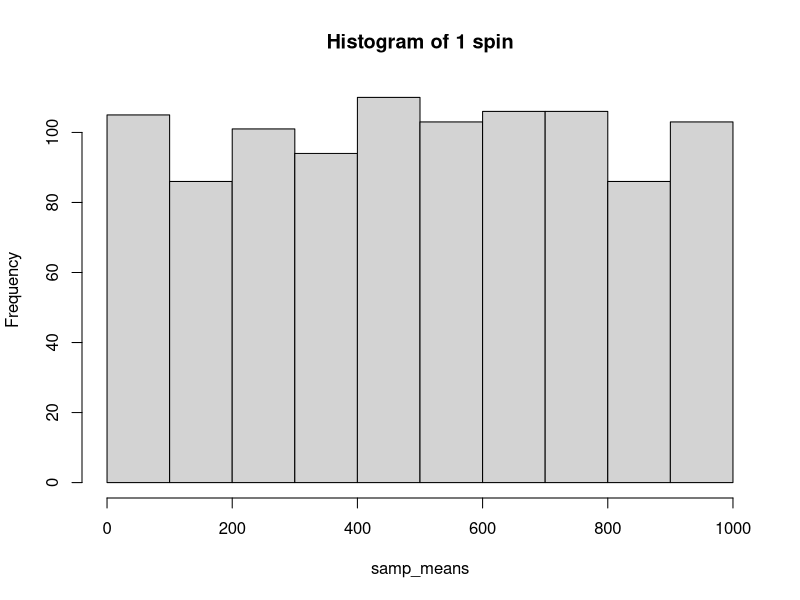
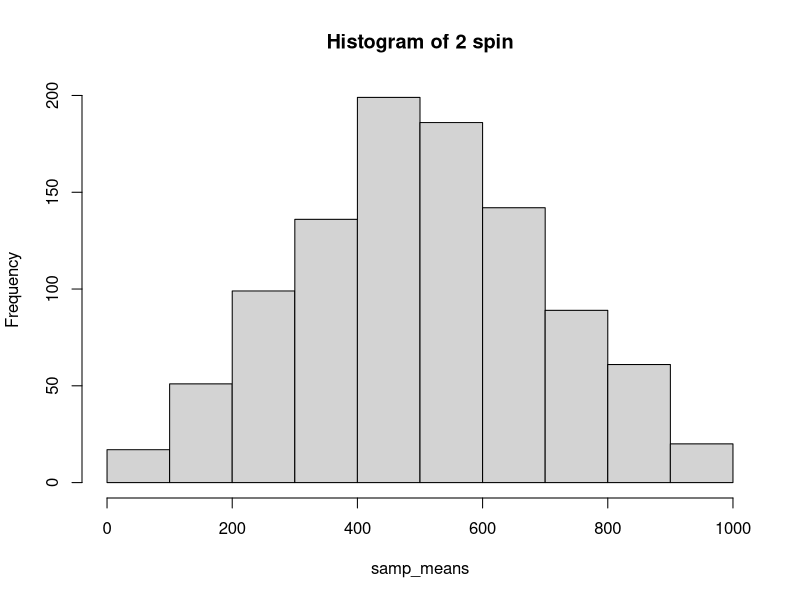
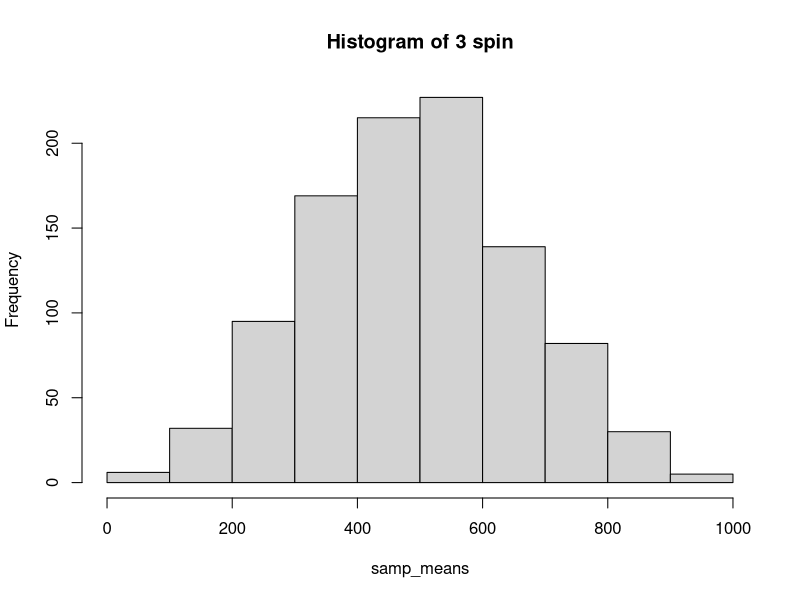
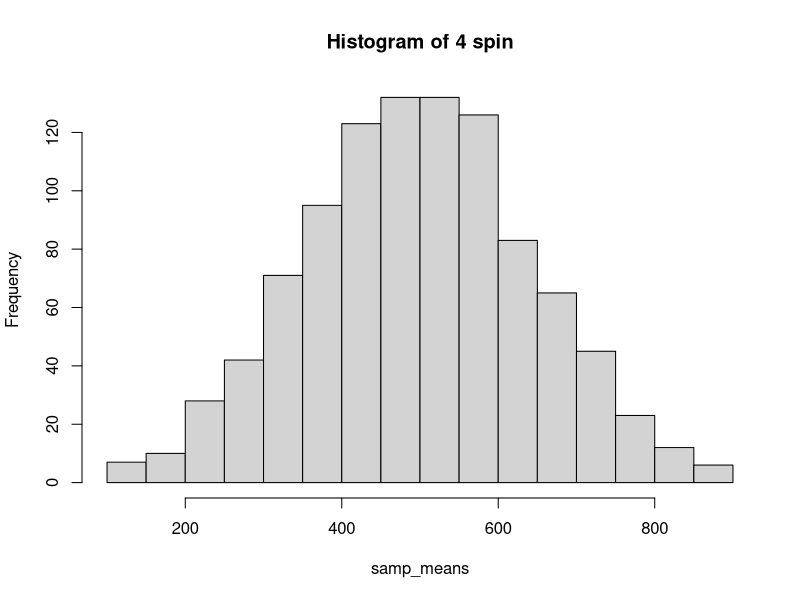
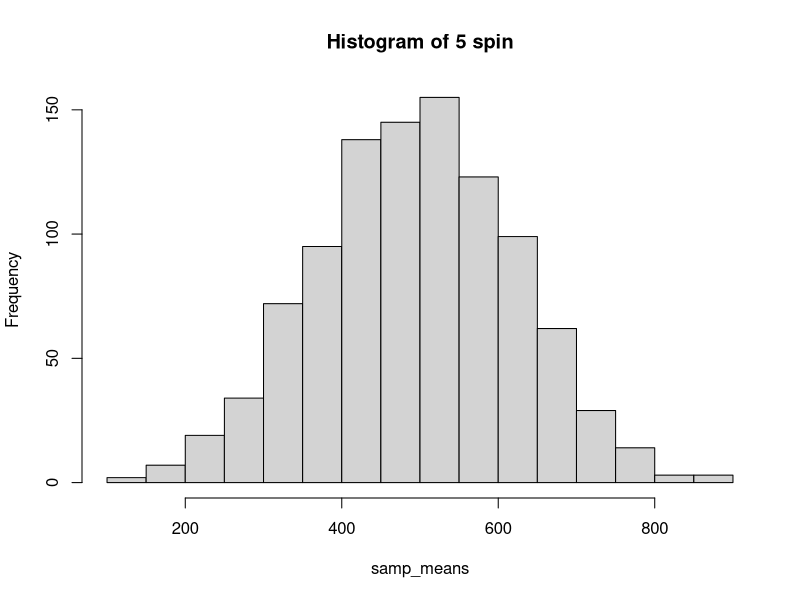
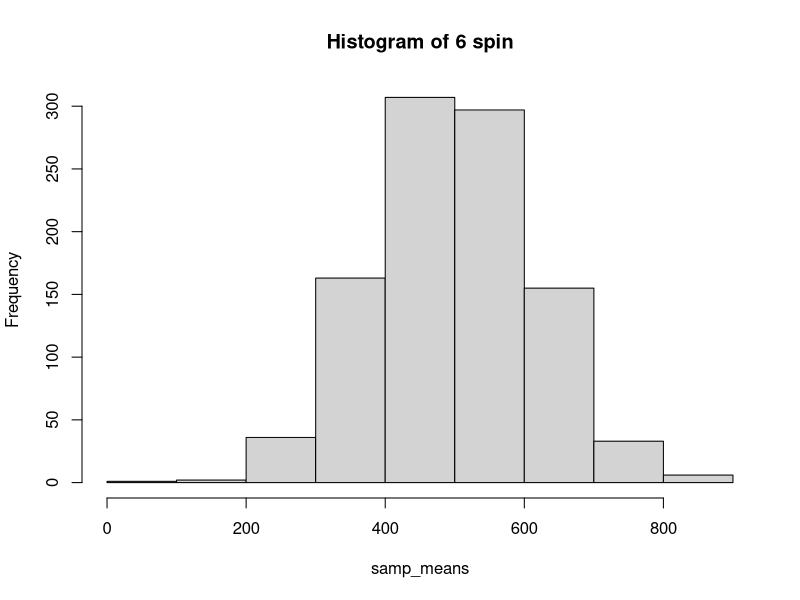
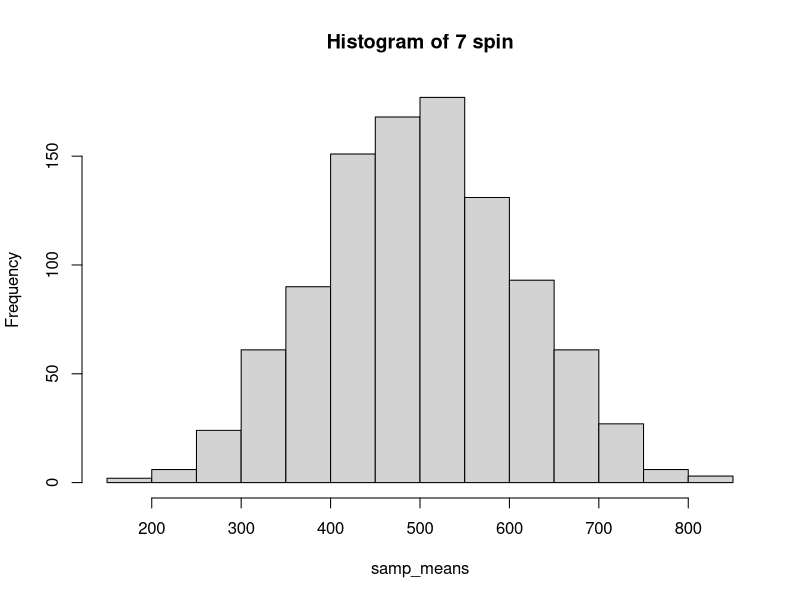
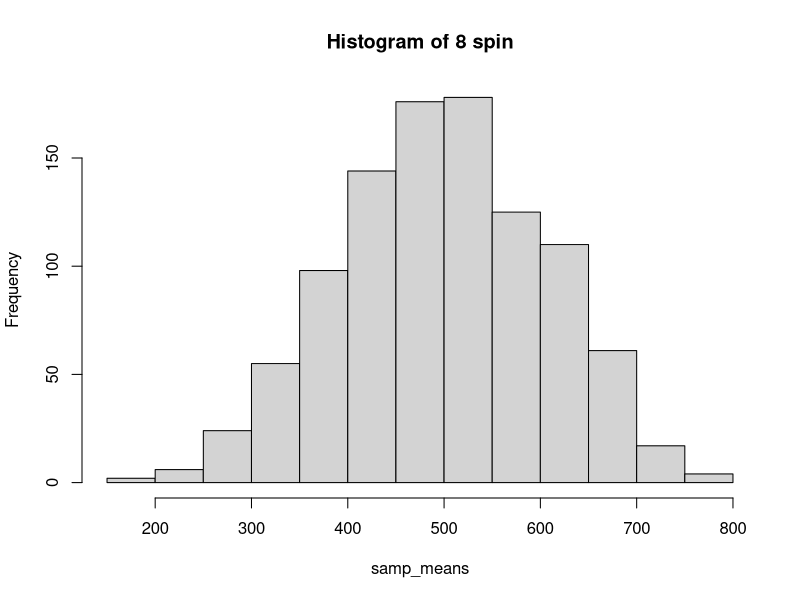

These charts were generated, in order, by the following R code: (Note: this script raises an error after producing the figures.)
#' ---
#' title: "HW2_FOA"
#' output: html_document
#' date: "2022-08-17"
#' ---
#' 
## ----setup, include=FALSE--------------------------------------------------------------------------------------------------------------------------------
knitr::opts_chunk$set(echo = TRUE)
library(readr)
library(dplyr)

#' 
#' ### Question1
#' 
#' #### Question1(a)
#' 
## --------------------------------------------------------------------------------------------------------------------------------------------------------
# Create a vector for wheel and probability
wheel <- c(0:1000)
p <-rep(c(1/1000), times=1000)

# Find the theoretical mean and std 
theo_mean <- mean(wheel)
theo_var <- sum((wheel - theo_mean)^2)/1000
theo_sd <- sqrt(theo_var)

# Print out the result
sprintf("The theoretical mean of the winnings is %.3f. The theoretical std is %.3f.", theo_mean, theo_sd)

#' 
#' #### Question1(b), (c), (d), (e), (f), (g), (j)
#' 
## --------------------------------------------------------------------------------------------------------------------------------------------------------
# Building the Sampling Distribution
set.seed(50)

# Use loop to simulate spins from 1 to 10
tab <- matrix(nrow = 5, ncol=10, byrow=TRUE)
i<-1
for(i in 1:10) {
 nam <- paste0("rep_spin_", i, sep = "")
 nam <- replicate(1000, {
    samp <- sample(wheel, i, replace = TRUE)})
 matrix_spin <- matrix(nam, nrow = i)
 matrix_spin <- t(matrix_spin)
 samp_means <- rowMeans(matrix_spin)
 matrix_spin <- cbind(matrix_spin, samp_means)
 prob_600 <- sum(samp_means > 600)/1000*100
 sm_average <- mean(samp_means)
 sm_sd <- sd(samp_means)
 print(paste0("The mean of sample mean for ", i, " spin is ", sm_average))
 print(paste0("The std of sample mean for ", i, " spin is ", sm_sd))
 print(paste0("The theoretical standard error for ", i, " spin is ", theo_sd/sqrt(1000*i)))
 print(paste0("The probability of winning more than $600 for ", i, " spin is ", prob_600, "%"))
 print(paste0("Replication containing ", i, " spin"))
 print(matrix_spin)
 hist(samp_means, main = paste0("Histogram of ", i, " spin"))
 tab[1, i] = theo_mean
 tab[2, i] = sm_average
 tab[3, i] = theo_sd/sqrt(1000*i)
 tab[4, i] = sm_sd
 tab[5, i] = prob_600
}

#' 
#' #### Question1(h)
#' 
#' The mean of sample means are all close to theoretical mean.
#' 
#' #### Question1(i)
#' 
#' The difference between theoretical standard error and std of sample mean is getting closer and closer as the number of spins in simulation increases.
#' 
#' #### Question1(j)
#' 
#' 
## --------------------------------------------------------------------------------------------------------------------------------------------------------
#define column names and row names of matrix
colnames(tab) <- c('1', '2', '3', '4', '5', '6', '7', '8', '9', '10')
rownames(tab) <- c('Theoretical Mean', 'Mean of Sample Means', 'Theoretical Standard Error', 'Standard Deviation of Sample Means', 'P(winning > $600)')

tab

#' 
#' ### Question2
#' 
#' #### Question2(a)
#' 
#' Because different product family might account for different proportion for sale, therefore result in different mean of revenue, so it makes sense to use a stratified sample, stratified by product family, to estimate this mean
#' 
## --------------------------------------------------------------------------------------------------------------------------------------------------------
# Read in the file
SupermarketTrans <- read_csv("SupermarketTrans.csv", col_types = cols(Revenue = col_number()))
set.seed(50)

#' 
#' #### Question2(b)
#' 
## --------------------------------------------------------------------------------------------------------------------------------------------------------
# Find the proportion for each category in product family
Drink <- SupermarketTrans%>%
  filter(`Product Family`== "Drink")
Food <- SupermarketTrans%>%
  filter(`Product Family`== "Food")
Non_Consumable <- SupermarketTrans%>%
  filter(`Product Family`== "Non-Consumable")
Drink_prop <- nrow(Drink)/nrow(SupermarketTrans)
Food_prop <- nrow(Food)/nrow(SupermarketTrans)
Non_Consumable_prop <- nrow(Non_Consumable)/nrow(SupermarketTrans)

# Print out the result
sprintf("If the total sample size be 250, we should sample %.f from drink, %.f from food, %.f from Non-consumable", 250*Drink_prop, 250*Food_prop, 250*Non_Consumable_prop)

#' 
#' #### Question2(c)
#' 
## --------------------------------------------------------------------------------------------------------------------------------------------------------
# Sampling
Drink_sample <- sample_n(Drink, 22)
Food_sample <- sample_n(Food, 181)
Non_Consumable_sample <- sample_n(Non_Consumable, 47)
Sample_mean_drink <- mean(Drink_sample$Revenue)
Sample_mean_food <- mean(Food_sample$Revenue)
Sample_mean_non_consumable <- mean(Non_Consumable_sample$Revenue)
sd_drink <- sd(Drink_sample$Revenue)
sd_food <- sd(Food_sample$Revenue)
sd_non_consumable <- sd(Non_Consumable_sample$Revenue)

# Print out the result
sprintf("The individual sample means from drink is %.f, from food is %.f, from non-consumable is %.f", Sample_mean_drink, Sample_mean_food, Sample_mean_non_consumable)
sprintf("The sample standard deviations from drink is %.f, from food is %.f, from non-consumable is %.f", sd_drink, sd_food, sd_non_consumable)

#' 
#' ### Question3
#' 
#' #### Question3(a)
#' 
#' According to the confidence interval, we might be 95 percent confident that the interval between 17.087 and 19.129 contains the true population mean. So the billing system was effective.
#' 
## --------------------------------------------------------------------------------------------------------------------------------------------------------
#Read in the file
PaymentTimes <- read_csv("PaymentTimes.csv")

#Sample mean, sample size, population std
x_bar <- mean(PaymentTimes$PayTime)
n <- 65
sigma <- 4.2

#Z score for 95% confidence
z95 <- qnorm(0.975, mean = 0, sd = 1, lower.tail = TRUE)

#95% CI
l95 <- x_bar - (z95*sigma/sqrt(n))
r95 <- x_bar + (z95*sigma/sqrt(n))

l95_rounded <- round(l95, digits = 3)
r95_rounded <- round(r95, digits = 3)

#Display 95% CI
sprintf("95 percent CI: (%s, %s)", l95_rounded, r95_rounded)

#' 
#' #### Question3(b)
#' 
#' According to the confidence interval, we might be 99 percent confident that the interval between 16.766 and 19.45 contains the true population mean. So the billing system was effective.
#' 
## --------------------------------------------------------------------------------------------------------------------------------------------------------
# Z score for 99% confidence
z99 <- qnorm(0.995, mean = 0, sd = 1, lower.tail = TRUE)

# 99% CI
l99 <- x_bar - (z99*sigma/sqrt(n))
r99 <- x_bar + (z99*sigma/sqrt(n))

l99_rounded <- round(l99, digits = 3)
r99_rounded <- round(r99, digits = 3)

# Display 99% CI
sprintf("99 percent CI: (%s, %s)", l99_rounded, r99_rounded)

#' 
#' #### Question3(c)
#' 
## --------------------------------------------------------------------------------------------------------------------------------------------------------
Prob_pay <- pnorm(18.1077, 19.5, 4.2)

# Print out the result
sprintf("The probability of observing a sample mean payment time of 65 invoices less than 18.1077 days is %.3f", Prob_pay)

#' 
#' ### Question4
#' 
## --------------------------------------------------------------------------------------------------------------------------------------------------------
prob_car <- pexp(3, 1/2.7)

#Print out the result
sprintf("The proportion of cars can get through the toll booth in less than 3 minutes is %.3f", prob_car)

#' 
#' ### Question5
#' 
## --------------------------------------------------------------------------------------------------------------------------------------------------------
prob_swim <- pnorm(60, 62, 2)
answer <- choose(5, 2)*((prob_swim^2)*((1-prob_swim))^3)

#Print out the result
sprintf("The probability that she will swim under a minute exactly twice in next five race is %.3f", answer)

#' 
#' ### Question6
#' 
#' #### Question6(a)
#' 
## --------------------------------------------------------------------------------------------------------------------------------------------------------
return_size <- 25
charity <- 5
Audit <- 4
prob_audit_charity <- dhyper(1, 5, 20, 4)

#Print out the result
sprintf("The probability exactly one of the four audited had a charitable deduction of more than $1,000 is %.3f", prob_audit_charity)

#' 
#' #### Question6(b)
#' 
## --------------------------------------------------------------------------------------------------------------------------------------------------------
prob_audit_no_charity <- 1 - phyper(0, 5, 20, 4)

#Print out the result
sprintf("The probability at least one of the audited returns had a charitable contribution of more than $1,000 is %.3f", prob_audit_no_charity)

#' 
#' ### Question7
#' 
#' #### Question7(a)
#' 
## --------------------------------------------------------------------------------------------------------------------------------------------------------
no_benz <- dpois(0, 3)

#Print out the result
sprintf("The probability that no Mercedes is sold on a particular day is %.3f", no_benz)

#' 
#' #### Question7(b)
#' 
## --------------------------------------------------------------------------------------------------------------------------------------------------------
At_least_one_benz <- (1-no_benz)^5
sprintf("The probability that for five consecutive days at least one Mercedes is sold is %.3f", At_least_one_benz)

#' 
#' ### Question8
#' 
#' #### Question8(a)
#' 
## --------------------------------------------------------------------------------------------------------------------------------------------------------
median <- qexp(0.5, 0.5)

sprintf("The median waiting time until the next alarm is %.3f", median)

#' 
#' #### Question8(b)
#' 
## --------------------------------------------------------------------------------------------------------------------------------------------------------
first_quartile <- qexp(0.25, 0.5)

sprintf("The first quartile of waiting time before the next alarm is %.3f", first_quartile)

#' 
#' #### Question8(c)
#' 
## --------------------------------------------------------------------------------------------------------------------------------------------------------
thirty_quartile <- qexp(0.3, 0.5)

sprintf("The 30th percentile of waiting time until the next alarm is %.3f", thirty_quartile)

#' 
#' ### Question9
#' 
## --------------------------------------------------------------------------------------------------------------------------------------------------------
sample_size <- 150
first_response <- 1-0.45
second_response <- 1-0.7
success_rate <- first_response + (1-first_response)*second_response

#Calculate the probability
prob_both <- 1-pbinom(109, sample_size, success_rate)

#Print out the result
sprintf("The probability of getting this required number of returns from both waves is %.3f", prob_both)

#' 
#' ### Question10
#' 
#' #### Question10(a)
#' 
## --------------------------------------------------------------------------------------------------------------------------------------------------------
default <- 0.07
bad_debt <- 0.8
charge <- 250/bad_debt

writeoff_250 <- pnorm(charge, 350, 100, lower.tail = FALSE)*default

#Print out the result
sprintf("The probability that a typical customer in this group will default and produce a write-off of more than $250 in bad debt is %.3f", writeoff_250)

#' 
#' #### Question10(b)
#' 
## --------------------------------------------------------------------------------------------------------------------------------------------------------
mean_500customer <- 500*writeoff_250
std_500customer <- sqrt(mean_500customer*(1-writeoff_250))

#Print out the result
sprintf("The mean is %.3f, and the std is %.3f", mean_500customer, std_500customer)

#' 
#' #### Question10(c)
#' 
## --------------------------------------------------------------------------------------------------------------------------------------------------------
prob_25 <- 1 - pbinom(24, 500, writeoff_250)

sprintf("The probability that at least 25 of them will meet the description is %.3f", prob_25)

#' 
#' ### Question11
#' 
#' #### Question11(a)
#' 
## --------------------------------------------------------------------------------------------------------------------------------------------------------
mean_toy <- 20000

#Find out the z value for 95% CI
z95 <- qnorm(0.975, mean = 0, sd = 1, lower.tail = TRUE)

#Calculate std
sd_toy <-(30000-mean_toy)/z95

#Print out the result
sprintf("Question11(a)")
sprintf("The mean is %.f, and the standard deviation is %.3f", mean_toy, sd_toy)

#' 
#' #### Question11(b)
#' 
## --------------------------------------------------------------------------------------------------------------------------------------------------------
#Question(b)
p_15000 <- 1 - pnorm(15000, mean_toy, sd_toy)
p_18000 <- 1 - pnorm(18000, mean_toy, sd_toy)
p_24000 <- 1 - pnorm(24000, mean_toy, sd_toy)
p_28000 <- 1 - pnorm(28000, mean_toy, sd_toy)

sprintf("The probability of stock-outs for order quantity 15,000 is %.3f, for 18,000 is %.3f, for 24,000 is %.3f, for 28000 is %.3f", p_15000, p_18000, p_24000, p_28000 )

#' 
#' #### Question11(c)
#' 
## --------------------------------------------------------------------------------------------------------------------------------------------------------
knitr::include_graphics("HW2_FOA_Q11c.png")

#' 
#' #### Question11(d)
#' 
## --------------------------------------------------------------------------------------------------------------------------------------------------------
toy <- qnorm(0.7, mean_toy, sd_toy)
toy_rounded <- round(toy, digits = 0)

#Pessimistic
Pessimistic <- 10000*24+5*(toy_rounded-10000)-16*toy_rounded

#Likely
Likely<- 20000*24+5*(toy_rounded-20000)-16*toy_rounded

#Optimistic
Optimistic<- toy_rounded*24-16*toy_rounded

sprintf("The manager should order %.f teddies", toy)
sprintf("Under pessimistic scenario, the profit is %.f. Under likely scenario, the profit is %.f. Under optimistic scenario, the profit is %.f", Pessimistic, Likely, Optimistic)


